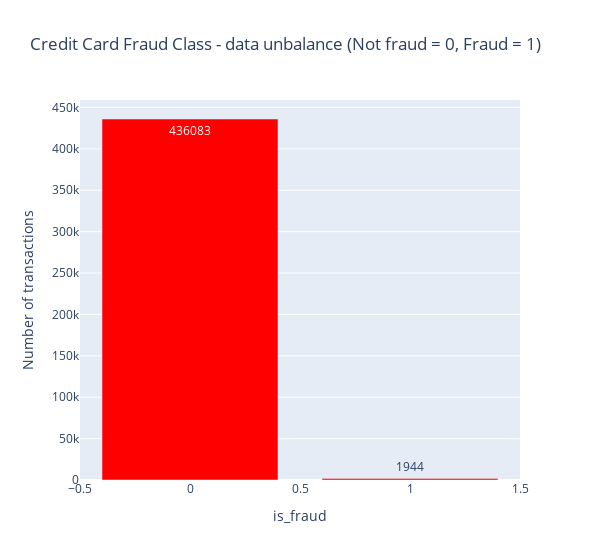

The cell this chart's notebook holds for it:
### Markdown cell above
### Target Variable distribution studies

### Code cell
temp = data["is_fraud"].value_counts()
df = pd.DataFrame({'is_fraud': temp.index,'amt': temp.values})

trace = go.Bar(
    x = df['is_fraud'],y = df['amt'],
    name="Credit Card Fraud Class - data unbalance (Not fraud = 0, Fraud = 1)",
    marker=dict(color="Red"),
    text=df['amt']
)
data_fig = [trace]
layout = dict(title = 'Credit Card Fraud Class - data unbalance (Not fraud = 0, Fraud = 1)',
          xaxis = dict(title = 'is_fraud', showticklabels=True), 
          yaxis = dict(title = 'Number of transactions'),
          hovermode = 'closest',width=600
         )
fig = dict(data=data_fig, layout=layout)
iplot(fig, filename='class')

### Figure 1 — Plotly figure (JSON) as saved in the notebook; plotly's stock layout.template omitted (floating-point values rounded to 4 significant figures)
{"data": [{"marker": {"color": "Red"}, "name": "Credit Card Fraud Class - data unbalance (Not fraud = 0, Fraud = 1)", "text": [436083, 1944], "x": [0, 1], "y": [436083, 1944], "type": "bar"}], "layout": {"hovermode": "closest", "title": {"text": "Credit Card Fraud Class - data unbalance (Not fraud = 0, Fraud = 1)"}, "width": 600, "xaxis": {"showticklabels": true, "title": {"text": "is_fraud"}}, "yaxis": {"title": {"text": "Number of transactions"}}}}
